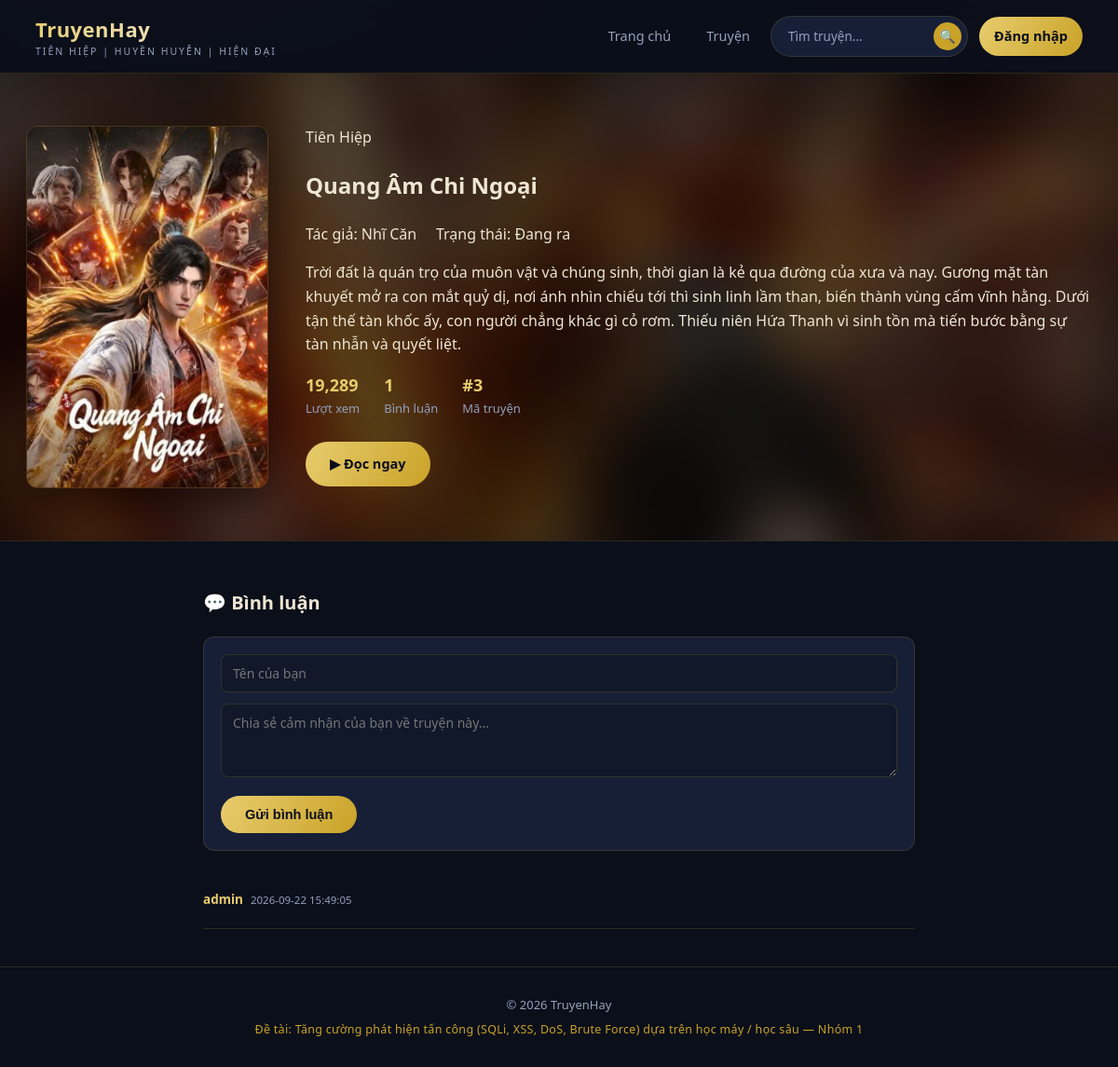
Before: /truyen/3 with the older database file.
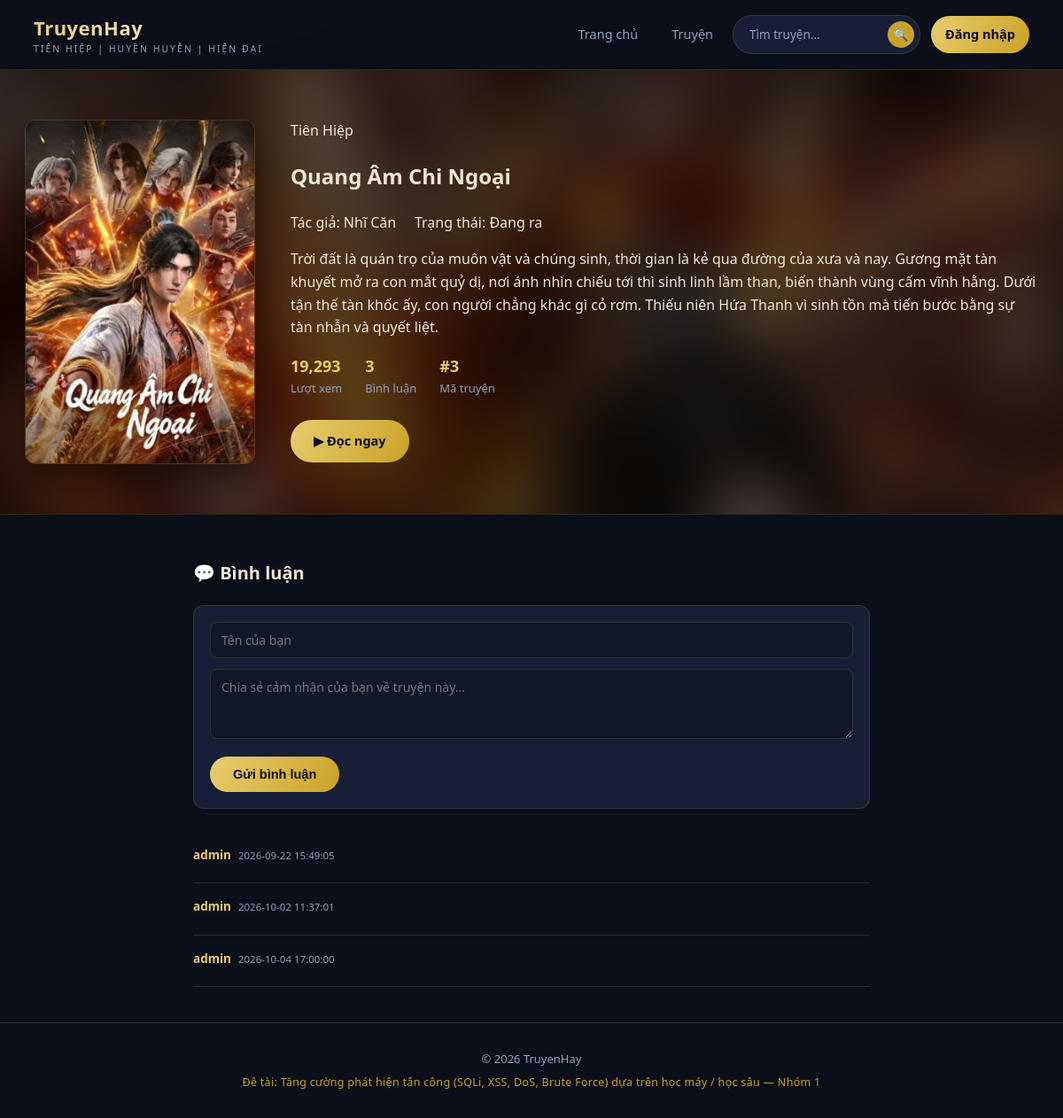
After: the same page with the newer database file.
### tables this page shows
CREATE TABLE truyen (
            id INTEGER PRIMARY KEY AUTOINCREMENT,
            title TEXT NOT NULL,
            author TEXT NOT NULL,
            category TEXT NOT NULL,
            description TEXT,
            image TEXT,
            views INTEGER DEFAULT 0,
            status TEXT NOT NULL DEFAULT "Đang ra",
            create_at TIMESTAMP DEFAULT CURRENT_TIMESTAMP
        );

CREATE TABLE comments (
            id INTEGER PRIMARY KEY AUTOINCREMENT,
            truyen_id INTEGER NOT NULL,
            username TEXT NOT NULL,
            content TEXT NOT NULL,
            created_at TIMESTAMP DEFAULT CURRENT_TIMESTAMP,
            FOREIGN KEY (truyen_id) REFERENCES truyen(id)
        );

### app.py (the view, shortened to what this page needs)
@app.route("/truyen/<truyen_id>", methods=["GET", "POST"])
def truyen_detail(truyen_id):
    db = get_db()
    cur = db.cursor()
    if request.method == "GET": #GET
        sql = ("SELECT * FROM truyen WHERE id = {t_id}").format(t_id=truyen_id)
        try: #Lay truyen
            truyen = run_query(sql, fetch="one")
        except sqlite3.Error as e:
            return f"Loi: {e}", 400
        if truyen == None:
            return "Không tìm thấy truyện !", 404
        try: #UPDATE views
            u_sql = "UPDATE truyen SET views = views + 1 WHERE id = {t_id}".format(t_id=truyen_id)
            run_query(u_sql, fetch="none")
        except sqlite3.Error as e:
            pass
        try: #Comments
            cmt_sql = ("SELECT * FROM comments WHERE truyen_id = {id} ORDER BY id"
                       ).format(id=truyen_id)
            comments = run_query(cmt_sql)
        except sqlite3.Error as e:
            comments =[]
        return render_template("truyen_detail.html", truyen=truyen, comments=comments)

### app.py (called while the page is built)
def get_db():
    if "db" not in g:
        g.db = sqlite3.connect(DB_PATH)
        g.db.row_factory = sqlite3.Row
    return g.db

def run_query(query, fetch="all"):
    db = get_db()
    cur = db.cursor()
    cur.execute(query)
    if fetch == "all":
        rows = cur.fetchall()
        return rows
    elif fetch == "one":
        row = cur.fetchone()
        return row
    else:
        db.commit()
        return None

### templates/truyen_detail.html (shortened to what this page needs)
<!DOCTYPE html>
<html lang="vi">
<head>
<link rel="stylesheet" href="{{ url_for('static', filename='style.css') }}">
</head>
<body>
<header class="site-header">
  <div class="header-inner">
    <a href="{{ url_for('index') }}" class="brand">
      <div>
        <div class="brand-text">TruyenHay</div>
        <div class="brand-sub">Tiên hiệp | Huyền huyễn | Hiện đại</div>
      </div>
    </a>
    <nav class="main-nav">
      <a href="{{ url_for('index') }}">Trang chủ</a>
      <a href="{{ url_for('truyen_list') }}">Truyện</a>
      <form class="search-form" action="{{ url_for('truyen_list') }}" method="get">
        <input type="text" name="q" placeholder="Tìm truyện...">
        <button type="submit" aria-label="Tìm kiếm">🔍</button>
      </form>
      {% if session.get('username') %}
        <a href="{{ url_for('logout') }}">Đăng xuất ({{ session.get('username') }})</a>
      {% else %}
        <a href="{{ url_for('login') }}" class="cta">Đăng nhập</a>
      {% endif %}
    </nav>
  </div>
</header>
<section class="detail-hero">
  {% set cover_img = truyen['image'] if truyen['image'] else 'tiennghich.jpg' %}
  {% set cover_url = url_for('static', filename='images/' + cover_img) %}
  <div class="detail-hero-bg" style="background-image: url('{{cover_url}}');"></div>
  <div class="detail-inner">
    <div class="detail-cover">
      <img src="{{cover_url}}" alt="{{ truyen.title }}">
    </div>
    <div class="hero-info">
      <span class="category-tag">{{ truyen['category']}}</span>
      <h1>{{ truyen['title'] }}</h1>
      <div class="author">Tác giả: {{ truyen['author'] }} &nbsp; &nbsp; Trạng thái: {{ truyen['status'] }}</div>
      <p class="desc">{{ truyen['description'] }}</p>
      <div class="stat-row">
        <div class="stat"><b>{{ "{:,}".format(truyen['views'] or 0) }}</b>Lượt xem</div>
        <div class="stat"><b>{{ comments|length }}</b>Bình luận</div>
        <div class="stat"><b>#{{ truyen['id'] }}</b>Mã truyện</div>
      </div>
      <a href="#doc" class="btn btn-primary">▶ Đọc ngay</a>
    </div>
  </div>
</section>
<div class="comments-wrap" id="doc">
  <h2>💬 Bình luận</h2>
  <form class="comment-form" method="post" action="{{ url_for('truyen_detail', truyen_id=truyen['id']) }}">
    <input type="text" name="username" placeholder="Tên của bạn"
           value="{{ session.get('username', '') }}" required>
    <textarea name="content" rows="3" placeholder="Chia sẻ cảm nhận của bạn về truyện này..." required></textarea>
    <button type="submit" class="btn btn-primary">Gửi bình luận</button>
  </form>
  {% for c in comments %}
  <div class="comment-item">
    <div class="who">{{ c.username }}<span class="when">{{ c.created_at }}</span></div>
  </div>
  {% else %}
  <p style="color:var(--muted);">Chưa có bình luận nào. Hãy là người đầu tiên!</p>
  {% endfor %}
</div>
<footer class="site-footer">
  <div>© 2026 TruyenHay</div>
  <div class="project-line">Đề tài: Tăng cường phát hiện tấn công (SQLi, XSS, DoS, Brute Force) dựa trên học máy / học sâu — Nhóm 1</div>
</footer>
</body>
</html>

Changed rows visible on the page:
changed truyen "Quang Âm Chi Ngoại": views "19,289" → "19,293"
added comments: username "admin", created_at "2026-10-02 11:37:01"
added comments: username "admin", created_at "2026-10-04 17:00:00"
Other visible differences:
{{ comments|length }}: "1" → "3"
